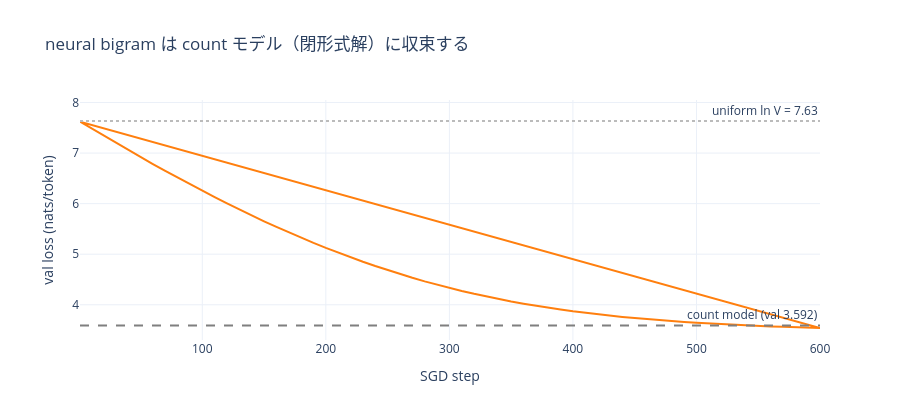

Notebook code for this chart:
### Code cell
# 実行済み run の成果物を読む（再学習不要）
BRUN = ROOT / "experiments/runs/m1_bigram_char_seed42"
assert BRUN.exists(), "先に `make -C jp_llm_lab train-bigram` を実行してください"
recs = read_jsonl(BRUN / "metrics.jsonl")
summary = load_json(BRUN / "summary.json")

fig = go.Figure()
fig.add_trace(go.Scatter(x=[r["step"] for r in recs], y=[r["val_loss"] for r in recs],
                         name="neural bigram (val)", line=dict(color="#ff7f0e")))
fig.add_hline(y=summary["count"]["val_loss"], line_dash="dash", line_color="#7f7f7f",
              annotation_text=f"count model (val {summary['count']['val_loss']:.3f})")
fig.add_hline(y=summary["uniform_loss_reference"], line_dash="dot", line_color="#bbb",
              annotation_text=f"uniform ln V = {summary['uniform_loss_reference']:.2f}")
fig.update_layout(title="neural bigram は count モデル（閉形式解）に収束する",
                  xaxis_title="SGD step", yaxis_title="val loss (nats/token)",
                  template="plotly_white", height=420)
fig.show()
print(f"neural val = {summary['neural']['val_loss']:.4f} / count val = {summary['count']['val_loss']:.4f}")

### Figure 1 — Plotly figure (JSON) as saved in the notebook; plotly's stock layout.template omitted (floating-point values rounded to 4 significant figures)
{"data": [{"line": {"color": "#ff7f0e"}, "name": "neural bigram (val)", "type": "scatter", "x": [1, 10, 20, 30, 40, 50, 60, 70, 80, 90, 100, 110, 120, 130, 140, 150, 160, 170, 180, 190, 200, 210, 220, 230, 240, 250, 260, 270, 280, 290, 300, 310, 320, 330, 340, 350, 360, 370, 380, 390, 400, 410, 420, 430, 440, 450, 460, 470, 480, 490, 500, 510, 520, 530, 540, 550, 560, 570, 580, 590, 600, 1, 10, 20, 30, 40, 50, 60, 70, 80, 90, 100, 110, 120, 130, 140, 150, 160, 170, 180, 190, 200, 210, 220, 230, 240, 250, 260, 270, 280, 290, 300, 310, 320, 330, 340, 350, 360, 370, 380, 390, 400, 410, 420, 430, 440, 450, 460, 470, 480, 490, 500, 510, 520, 530, 540, 550, 560, 570, 580, 590, 600], "y": [7.621, 7.491, 7.346, 7.202, 7.06, 6.92, 6.782, 6.646, 6.512, 6.381, 6.253, 6.127, 6.004, 5.882, 5.765, 5.651, 5.54, 5.432, 5.326, 5.224, 5.126, 5.031, 4.939, 4.851, 4.766, 4.685, 4.607, 4.533, 4.463, 4.396, 4.333, 4.274, 4.218, 4.164, 4.114, 4.066, 4.022, 3.981, 3.942, 3.905, 3.872, 3.84, 3.811, 3.784, 3.759, 3.736, 3.715, 3.694, 3.676, 3.658, 3.643, 3.629, 3.616, 3.604, 3.593, 3.582, 3.573, 3.564, 3.556, 3.548, 3.541, 7.621, 7.491, 7.346, 7.202, 7.06, 6.92, 6.782, 6.646, 6.512, 6.381, 6.253, 6.127, 6.004, 5.882, 5.765, 5.651, 5.54, 5.432, 5.326, 5.224, 5.126, 5.031, 4.939, 4.851, 4.766, 4.685, 4.607, 4.533, 4.463, 4.396, 4.333, 4.274, 4.218, 4.164, 4.114, 4.066, 4.022, 3.981, 3.942, 3.905, 3.872, 3.84, 3.811, 3.784, 3.759, 3.736, 3.715, 3.694, 3.676, 3.658, 3.643, 3.629, 3.616, 3.604, 3.593, 3.582, 3.573, 3.564, 3.556, 3.548, 3.541]}], "layout": {"annotations": [{"showarrow": false, "text": "count model (val 3.592)", "x": 1, "xanchor": "right", "xref": "x domain", "y": 3.592, "yanchor": "bottom", "yref": "y"}, {"showarrow": false, "text": "uniform ln V = 7.63", "x": 1, "xanchor": "right", "xref": "x domain", "y": 7.634, "yanchor": "bottom", "yref": "y"}], "height": 420, "shapes": [{"line": {"color": "#7f7f7f", "dash": "dash"}, "type": "line", "x0": 0, "x1": 1, "xref": "x domain", "y0": 3.592, "y1": 3.592, "yref": "y"}, {"line": {"color": "#bbb", "dash": "dot"}, "type": "line", "x0": 0, "x1": 1, "xref": "x domain", "y0": 7.634, "y1": 7.634, "yref": "y"}], "title": {"text": "neural bigram は count モデル（閉形式解）に収束する"}, "xaxis": {"title": {"text": "SGD step"}}, "yaxis": {"title": {"text": "val loss (nats/token)"}}}}
